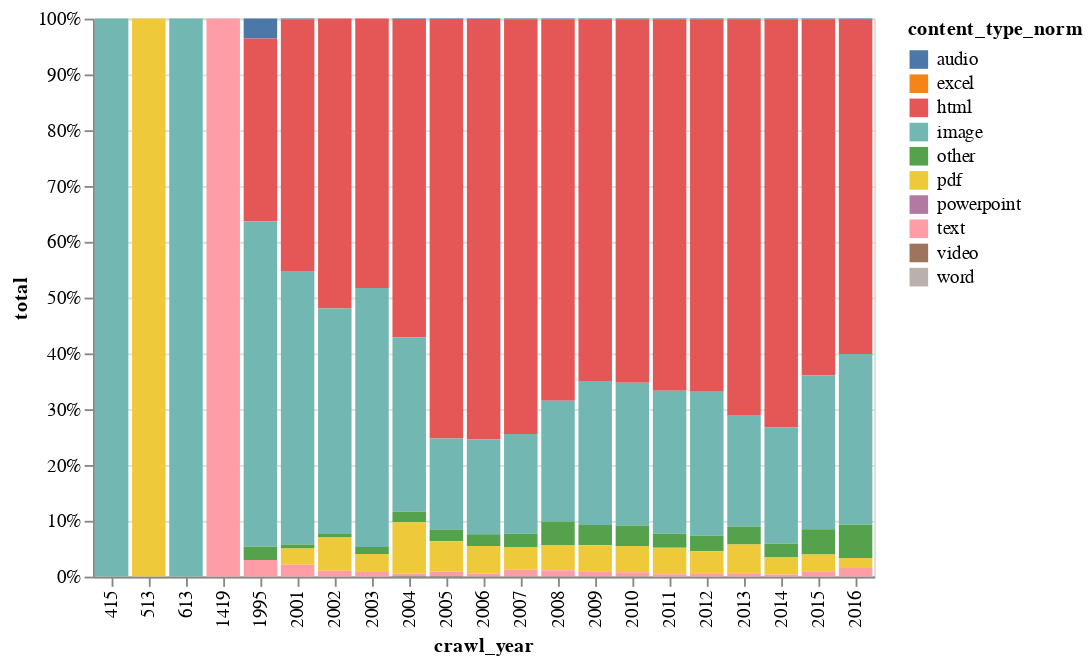

Source (notebook cell):
### Code cell
import altair as alt

alt.Chart(df).mark_bar().encode(
    x='crawl_year:N',
    y= alt.Y('total:Q', stack="normalize"),
    color='content_type_norm:N',
    tooltip=['content_type_norm', 'total', 'crawl_year']
)

### Figure 1 — Vega-Lite specification as saved in the notebook (floating-point values rounded to 4 significant figures; data arrays with more than 128 entries replaced by an {"elided": "..."} marker saying what was removed)
{"config": {"view": {"continuousWidth": 400, "continuousHeight": 300}}, "data": {"name": "data-472b4f4f4e0299f1dbc792477aaacdc7"}, "mark": "bar", "encoding": {"color": {"type": "nominal", "field": "content_type_norm"}, "tooltip": [{"type": "nominal", "field": "content_type_norm"}, {"type": "quantitative", "field": "total"}, {"type": "quantitative", "field": "crawl_year"}], "x": {"type": "nominal", "field": "crawl_year"}, "y": {"type": "quantitative", "field": "total", "stack": "normalize"}}, "$schema": "https://vega.github.io/schema/vega-lite/v4.8.1.json", "datasets": {"data-472b4f4f4e0299f1dbc792477aaacdc7": {"elided": "156 records"}}}
